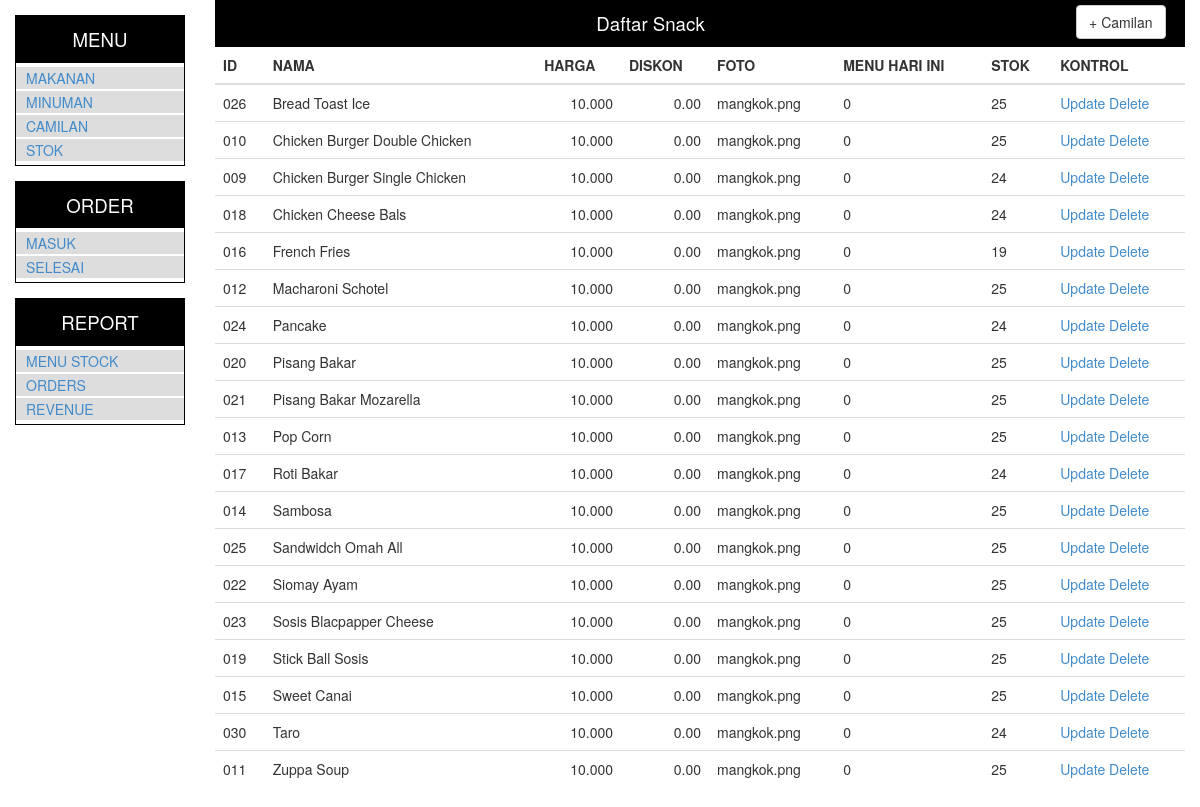
Page /?menu=camilan on the committed database.
### tables this page shows
CREATE TABLE `menuList` (
  `menu_id` int(3) unsigned zerofill NOT NULL AUTO_INCREMENT,
  `cat` enum('Makanan','Minuman','Camilan') DEFAULT 'Makanan',
  `nama` varchar(50) NOT NULL,
  `harga` int(5) NOT NULL DEFAULT '0',
  `diskon` float(5,2) DEFAULT '0.00',
  `photo` tinytext,
  `todayMenu` enum('0','1') DEFAULT '0',
  `stok` int(3) DEFAULT '0',
  PRIMARY KEY (`menu_id`)
);

### lib/class.crud.inc.php (called while the page is built, shortened)
<?php
class dbcrud
{
   function transact($sql,$data=array()){
	   include('koneksi.inc.php');
	   $tqry=$conn->prepare($sql);
	   $tqry->execute($data);
	   return($tqry);
   }
   function pickup2($cols,$table,$keysets,$order){
	   $sql = "SELECT $cols FROM $table
			   WHERE $keysets ORDER BY $order LIMIT ".rows;
	   $qry = $this->transact($sql);
	   $data = array();
	   while($rs = $qry->fetch()){
		   array_push($data,$rs);
	   }
	   return($data);
   }
}
?>

### lib/class.admin.inc.php (the view, shortened to what this page needs)
<?php
require('class.crud.inc.php');
class admin extends dbcrud
{
	function listMenu($cat){
		$menu = $this->pickup2('*','menuList',"cat='".$cat."'",'nama');
		$i = 0 ;
		while($i < count($menu)){
		echo "
		<tr>
		  <td>".$menu[$i]['menu_id']."</td>
		  <td>".$menu[$i]['nama']."</td>
		  <td align='right'>".number_format($menu[$i]['harga'],0,',','.')."</td>
		  <td align='right'>".$menu[$i]['diskon']."</td>
		  <td>".$menu[$i]['photo']."</td>
		  <td>".$menu[$i]['todayMenu']."</td>
		  <td>".$menu[$i]['stok']."</td>
		  <td>
			<a href='javascript:void(0)' onClick=updMenu('".$menu[$i]['menu_id']."','".$cat."')>Update</a>
			<a href='javascript:void(0)' onClick=rmvMenu('".$menu[$i]['menu_id']."')>Delete</a>
		  </td>
		</tr>
		";
		$i++;
		}
	}
}
?>

### rows in the picture
menulist: menu_id "026", nama "Bread Toast Ice", harga "10.000", diskon "0.00", photo "mangkok.png", todayMenu "0", stok "25"
menulist: menu_id "010", nama "Chicken Burger Double Chicken", harga "10.000", diskon "0.00", photo "mangkok.png", todayMenu "0", stok "25"
menulist: menu_id "009", nama "Chicken Burger Single Chicken", harga "10.000", diskon "0.00", photo "mangkok.png", todayMenu "0", stok "24"
menulist: menu_id "018", nama "Chicken Cheese Bals", harga "10.000", diskon "0.00", photo "mangkok.png", todayMenu "0", stok "24"
menulist: menu_id "016", nama "French Fries", harga "10.000", diskon "0.00", photo "mangkok.png", todayMenu "0", stok "19"
menulist: menu_id "012", nama "Macharoni Schotel", harga "10.000", diskon "0.00", photo "mangkok.png", todayMenu "0", stok "25"
menulist: menu_id "024", nama "Pancake", harga "10.000", diskon "0.00", photo "mangkok.png", todayMenu "0", stok "24"
menulist: menu_id "020", nama "Pisang Bakar", harga "10.000", diskon "0.00", photo "mangkok.png", todayMenu "0", stok "25"
menulist: menu_id "021", nama "Pisang Bakar Mozarella", harga "10.000", diskon "0.00", photo "mangkok.png", todayMenu "0", stok "25"
menulist: menu_id "013", nama "Pop Corn", harga "10.000", diskon "0.00", photo "mangkok.png", todayMenu "0", stok "25"
menulist: menu_id "017", nama "Roti Bakar", harga "10.000", diskon "0.00", photo "mangkok.png", todayMenu "0", stok "24"
menulist: menu_id "014", nama "Sambosa", harga "10.000", diskon "0.00", photo "mangkok.png", todayMenu "0", stok "25"
menulist: menu_id "025", nama "Sandwidch Omah All", harga "10.000", diskon "0.00", photo "mangkok.png", todayMenu "0", stok "25"
menulist: menu_id "022", nama "Siomay Ayam", harga "10.000", diskon "0.00", photo "mangkok.png", todayMenu "0", stok "25"
menulist: menu_id "023", nama "Sosis Blacpapper Cheese", harga "10.000", diskon "0.00", photo "mangkok.png", todayMenu "0", stok "25"
menulist: menu_id "019", nama "Stick Ball Sosis", harga "10.000", diskon "0.00", photo "mangkok.png", todayMenu "0", stok "25"
menulist: menu_id "015", nama "Sweet Canai", harga "10.000", diskon "0.00", photo "mangkok.png", todayMenu "0", stok "25"
menulist: menu_id "030", nama "Taro", harga "10.000", diskon "0.00", photo "mangkok.png", todayMenu "0", stok "24"
menulist: menu_id "011", nama "Zuppa Soup", harga "10.000", diskon "0.00", photo "mangkok.png", todayMenu "0", stok "25"
